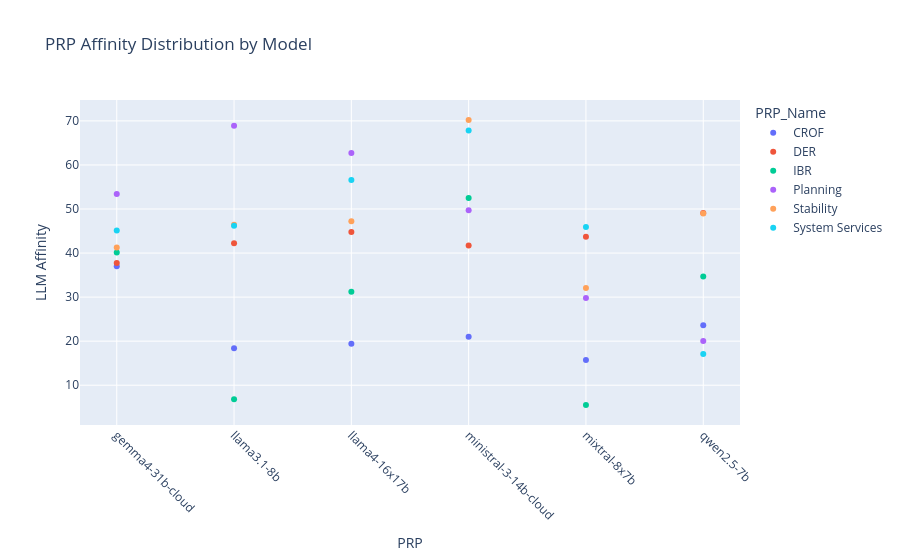

Notebook source saved alongside this figure:
### Code cell
# 
fig = px.scatter(
    prp_summary,
    color='PRP_Name',
    y='mean_affinity',
    x = 'Model_Slug',
    title='PRP Affinity Distribution by Model',
    # points = 'all',
 )
fig.update_layout(xaxis_title='PRP', yaxis_title='LLM Affinity')
fig.update_xaxes(tickangle=45)
fig.show()

### Figure 1 — Plotly figure (JSON) as saved in the notebook; plotly's stock layout.template omitted (floating-point values rounded to 4 significant figures)
{"data": [{"hovertemplate": "PRP_Name=CROF<br>Model_Slug=%{x}<br>mean_affinity=%{y}<extra></extra>", "legendgroup": "CROF", "marker": {"color": "#636efa", "symbol": "circle"}, "mode": "markers", "name": "CROF", "orientation": "v", "showlegend": true, "type": "scatter", "x": ["gemma4-31b-cloud", "llama3.1-8b", "llama4-16x17b", "ministral-3-14b-cloud", "mixtral-8x7b", "qwen2.5-7b"], "xaxis": "x", "y": [37.0, 18.4, 19.4, 21.0, 15.71, 23.6], "yaxis": "y"}, {"hovertemplate": "PRP_Name=DER<br>Model_Slug=%{x}<br>mean_affinity=%{y}<extra></extra>", "legendgroup": "DER", "marker": {"color": "#EF553B", "symbol": "circle"}, "mode": "markers", "name": "DER", "orientation": "v", "showlegend": true, "type": "scatter", "x": ["gemma4-31b-cloud", "llama3.1-8b", "llama4-16x17b", "ministral-3-14b-cloud", "mixtral-8x7b", "qwen2.5-7b"], "xaxis": "x", "y": [37.76, 42.2, 44.8, 41.7, 43.67, 49.1], "yaxis": "y"}, {"hovertemplate": "PRP_Name=IBR<br>Model_Slug=%{x}<br>mean_affinity=%{y}<extra></extra>", "legendgroup": "IBR", "marker": {"color": "#00cc96", "symbol": "circle"}, "mode": "markers", "name": "IBR", "orientation": "v", "showlegend": true, "type": "scatter", "x": ["gemma4-31b-cloud", "llama3.1-8b", "llama4-16x17b", "ministral-3-14b-cloud", "mixtral-8x7b", "qwen2.5-7b"], "xaxis": "x", "y": [40.14, 6.8, 31.2, 52.5, 5.51, 34.7], "yaxis": "y"}, {"hovertemplate": "PRP_Name=Planning<br>Model_Slug=%{x}<br>mean_affinity=%{y}<extra></extra>", "legendgroup": "Planning", "marker": {"color": "#ab63fa", "symbol": "circle"}, "mode": "markers", "name": "Planning", "orientation": "v", "showlegend": true, "type": "scatter", "x": ["gemma4-31b-cloud", "llama3.1-8b", "llama4-16x17b", "ministral-3-14b-cloud", "mixtral-8x7b", "qwen2.5-7b"], "xaxis": "x", "y": [53.4, 68.9, 62.7, 49.7, 29.8, 20.06], "yaxis": "y"}, {"hovertemplate": "PRP_Name=Stability<br>Model_Slug=%{x}<br>mean_affinity=%{y}<extra></extra>", "legendgroup": "Stability", "marker": {"color": "#FFA15A", "symbol": "circle"}, "mode": "markers", "name": "Stability", "orientation": "v", "showlegend": true, "type": "scatter", "x": ["gemma4-31b-cloud", "llama3.1-8b", "llama4-16x17b", "ministral-3-14b-cloud", "mixtral-8x7b", "qwen2.5-7b"], "xaxis": "x", "y": [41.28, 46.4, 47.2, 70.2, 32.04, 49.0], "yaxis": "y"}, {"hovertemplate": "PRP_Name=System Services<br>Model_Slug=%{x}<br>mean_affinity=%{y}<extra></extra>", "legendgroup": "System Services", "marker": {"color": "#19d3f3", "symbol": "circle"}, "mode": "markers", "name": "System Services", "orientation": "v", "showlegend": true, "type": "scatter", "x": ["gemma4-31b-cloud", "llama3.1-8b", "llama4-16x17b", "ministral-3-14b-cloud", "mixtral-8x7b", "qwen2.5-7b"], "xaxis": "x", "y": [45.1, 46.2, 56.6, 67.8, 45.92, 17.1], "yaxis": "y"}], "layout": {"legend": {"title": {"text": "PRP_Name"}, "tracegroupgap": 0}, "title": {"text": "PRP Affinity Distribution by Model"}, "xaxis": {"anchor": "y", "domain": [0, 1], "tickangle": 45, "title": {"text": "PRP"}}, "yaxis": {"anchor": "x", "domain": [0, 1], "title": {"text": "LLM Affinity"}}}}
